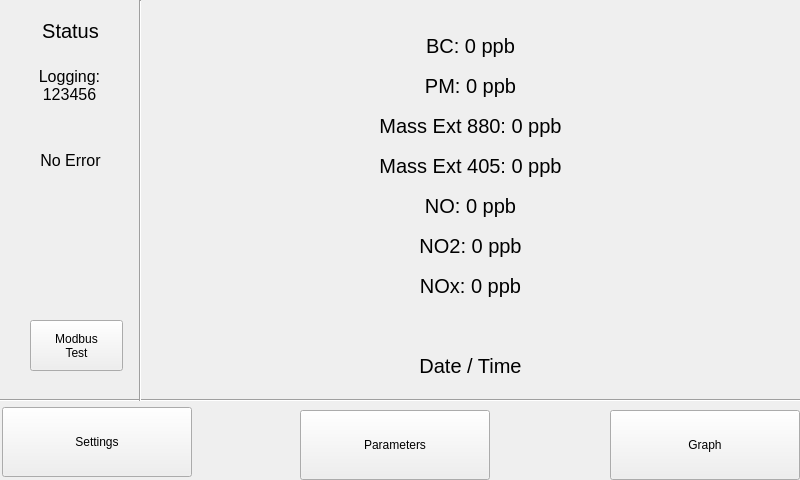
<?xml version="1.0" encoding="UTF-8"?>
<ui version="4.0">
 <class>MainWindow</class>
 <widget class="QMainWindow" name="MainWindow">
  <property name="geometry">
   <rect>
    <x>0</x>
    <y>0</y>
    <width>800</width>
    <height>480</height>
   </rect>
  </property>
  <property name="minimumSize">
   <size>
    <width>800</width>
    <height>480</height>
   </size>
  </property>
  <property name="maximumSize">
   <size>
    <width>800</width>
    <height>480</height>
   </size>
  </property>
  <property name="windowTitle">
   <string>MainWindow</string>
  </property>
  <widget class="QWidget" name="centralWidget">
   <widget class="Line" name="line">
    <property name="geometry">
     <rect>
      <x>-3</x>
      <y>390</y>
      <width>811</width>
      <height>20</height>
     </rect>
    </property>
    <property name="orientation">
     <enum>Qt::Horizontal</enum>
    </property>
   </widget>
   <widget class="QPushButton" name="graphButton">
    <property name="geometry">
     <rect>
      <x>610</x>
      <y>410</y>
      <width>190</width>
      <height>70</height>
     </rect>
    </property>
    <property name="text">
     <string>Graph</string>
    </property>
   </widget>
   <widget class="QPushButton" name="parametersButton">
    <property name="geometry">
     <rect>
      <x>300</x>
      <y>410</y>
      <width>190</width>
      <height>70</height>
     </rect>
    </property>
    <property name="text">
     <string>Parameters</string>
    </property>
   </widget>
   <widget class="QPushButton" name="settingsButton">
    <property name="geometry">
     <rect>
      <x>2</x>
      <y>407</y>
      <width>190</width>
      <height>70</height>
     </rect>
    </property>
    <property name="text">
     <string>Settings</string>
    </property>
   </widget>
   <widget class="QPushButton" name="modbusTestButton">
    <property name="geometry">
     <rect>
      <x>30</x>
      <y>320</y>
      <width>93</width>
      <height>51</height>
     </rect>
    </property>
    <property name="text">
     <string>Modbus
Test</string>
    </property>
   </widget>
   <widget class="QLabel" name="dateTimeLabel">
    <property name="geometry">
     <rect>
      <x>150</x>
      <y>340</y>
      <width>641</width>
      <height>51</height>
     </rect>
    </property>
    <property name="font">
     <font>
      <pointsize>15</pointsize>
     </font>
    </property>
    <property name="text">
     <string>Date / Time</string>
    </property>
    <property name="alignment">
     <set>Qt::AlignCenter</set>
    </property>
   </widget>
   <widget class="Line" name="line_2">
    <property name="geometry">
     <rect>
      <x>130</x>
      <y>0</y>
      <width>20</width>
      <height>401</height>
     </rect>
    </property>
    <property name="orientation">
     <enum>Qt::Vertical</enum>
    </property>
   </widget>
   <widget class="QLabel" name="statusLabel">
    <property name="geometry">
     <rect>
      <x>10</x>
      <y>10</y>
      <width>121</width>
      <height>41</height>
     </rect>
    </property>
    <property name="font">
     <font>
      <pointsize>15</pointsize>
     </font>
    </property>
    <property name="text">
     <string>Status</string>
    </property>
    <property name="alignment">
     <set>Qt::AlignCenter</set>
    </property>
   </widget>
   <widget class="QLabel" name="loggingLabel">
    <property name="geometry">
     <rect>
      <x>4</x>
      <y>55</y>
      <width>131</width>
      <height>61</height>
     </rect>
    </property>
    <property name="font">
     <font>
      <pointsize>12</pointsize>
     </font>
    </property>
    <property name="text">
     <string>Logging:
123456</string>
    </property>
    <property name="alignment">
     <set>Qt::AlignCenter</set>
    </property>
   </widget>
   <widget class="QLabel" name="errorLabel">
    <property name="geometry">
     <rect>
      <x>10</x>
      <y>130</y>
      <width>121</width>
      <height>61</height>
     </rect>
    </property>
    <property name="font">
     <font>
      <pointsize>12</pointsize>
     </font>
    </property>
    <property name="text">
     <string>No Error</string>
    </property>
    <property name="alignment">
     <set>Qt::AlignCenter</set>
    </property>
   </widget>
   <widget class="QLabel" name="massExtLabel">
    <property name="geometry">
     <rect>
      <x>150</x>
      <y>140</y>
      <width>641</width>
      <height>51</height>
     </rect>
    </property>
    <property name="font">
     <font>
      <pointsize>15</pointsize>
     </font>
    </property>
    <property name="text">
     <string>Mass Ext 405: 0 ppb</string>
    </property>
    <property name="alignment">
     <set>Qt::AlignCenter</set>
    </property>
   </widget>
   <widget class="QLabel" name="noLabel">
    <property name="geometry">
     <rect>
      <x>150</x>
      <y>180</y>
      <width>641</width>
      <height>51</height>
     </rect>
    </property>
    <property name="font">
     <font>
      <pointsize>15</pointsize>
     </font>
    </property>
    <property name="text">
     <string>NO: 0 ppb</string>
    </property>
    <property name="alignment">
     <set>Qt::AlignCenter</set>
    </property>
   </widget>
   <widget class="QLabel" name="no2Label">
    <property name="geometry">
     <rect>
      <x>150</x>
      <y>220</y>
      <width>641</width>
      <height>51</height>
     </rect>
    </property>
    <property name="font">
     <font>
      <pointsize>15</pointsize>
     </font>
    </property>
    <property name="text">
     <string>NO2: 0 ppb</string>
    </property>
    <property name="alignment">
     <set>Qt::AlignCenter</set>
    </property>
   </widget>
   <widget class="QLabel" name="noxLabel">
    <property name="geometry">
     <rect>
      <x>150</x>
      <y>260</y>
      <width>641</width>
      <height>51</height>
     </rect>
    </property>
    <property name="font">
     <font>
      <pointsize>15</pointsize>
     </font>
    </property>
    <property name="text">
     <string>NOx: 0 ppb</string>
    </property>
    <property name="alignment">
     <set>Qt::AlignCenter</set>
    </property>
   </widget>
   <widget class="QLabel" name="massExt880Label">
    <property name="geometry">
     <rect>
      <x>150</x>
      <y>100</y>
      <width>641</width>
      <height>51</height>
     </rect>
    </property>
    <property name="font">
     <font>
      <pointsize>15</pointsize>
     </font>
    </property>
    <property name="text">
     <string>Mass Ext 880: 0 ppb</string>
    </property>
    <property name="alignment">
     <set>Qt::AlignCenter</set>
    </property>
   </widget>
   <widget class="QLabel" name="pmLabel">
    <property name="geometry">
     <rect>
      <x>150</x>
      <y>60</y>
      <width>641</width>
      <height>51</height>
     </rect>
    </property>
    <property name="font">
     <font>
      <pointsize>15</pointsize>
     </font>
    </property>
    <property name="text">
     <string>PM: 0 ppb</string>
    </property>
    <property name="alignment">
     <set>Qt::AlignCenter</set>
    </property>
   </widget>
   <widget class="QLabel" name="bcLabel">
    <property name="geometry">
     <rect>
      <x>150</x>
      <y>20</y>
      <width>641</width>
      <height>51</height>
     </rect>
    </property>
    <property name="font">
     <font>
      <pointsize>15</pointsize>
     </font>
    </property>
    <property name="text">
     <string>BC: 0 ppb</string>
    </property>
    <property name="alignment">
     <set>Qt::AlignCenter</set>
    </property>
   </widget>
  </widget>
 </widget>
 <layoutdefault spacing="6" margin="11"/>
 <resources/>
 <connections/>
</ui>
